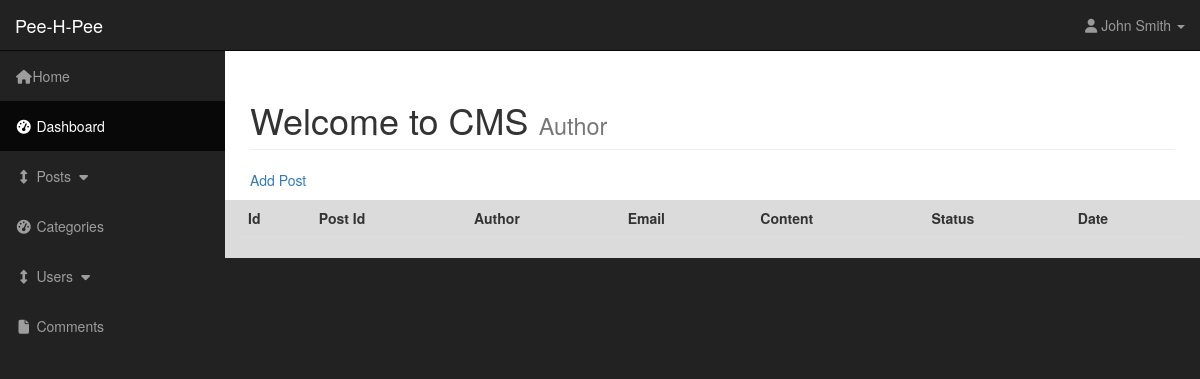
/admin/comments.php, run on an earlier commit of the app's database.
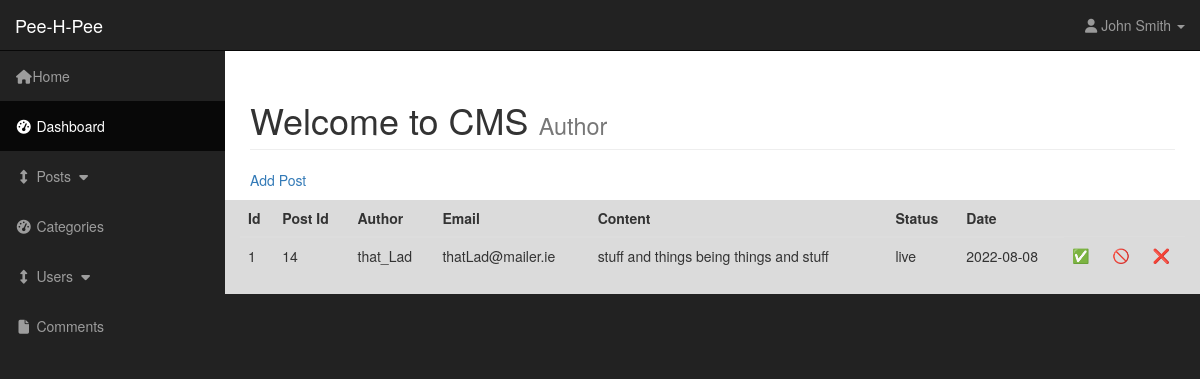
And on a later commit of the database.
### tables this page shows
CREATE TABLE `comments` (
  `comment_id` int(3) NOT NULL,
  `comment_post_id` int(3) NOT NULL,
  `comment_author` varchar(255) NOT NULL,
  `comment_email` varchar(255) NOT NULL,
  `comment_content` text NOT NULL,
  `comment_status` varchar(255) NOT NULL,
  `comment_date` date NOT NULL
);

### admin/includes/view_comments.php (the view, shortened to what this page needs)
<table class="table table-hover">
    <thead>
        <tr>
            <th>Id</th>
            <th>Post Id</th>
            <th>Author</th>
            <th>Email</th>
            <th>Content</th>
            <th>Status</th>
            <th>Date</th>
        </tr>
    </thead>
    <tbody>
        <?php
            while($row = mysqli_fetch_assoc($all_comments)) {
                $comment_id = $row['comment_id'];
                $comment_post_id = $row['comment_post_id'];
                $comment_author = $row['comment_author'];
                $comment_email = $row['comment_email'];
                $comment_content = $row['comment_content'];
                $comment_status = $row['comment_status'];
                $comment_date = $row['comment_date'];
                echo "<tr>";
                echo "<td>{$comment_id}</td>";
                echo "<td>{$comment_post_id}</td>";
                echo "<td>{$comment_author}</td>";
                echo "<td>{$comment_email}</td>";
                echo "<td>{$comment_content}</td>";
                echo "<td>{$comment_status}</td>";
                echo "<td>{$comment_date}</td>";
                echo "<td><a href='comments.php?source=edit_comment&p_id={$comment_id}'>✅</a></td>";
                echo "<td><a href='comments.php?delete={$comment_id}'>🚫</a></td>";
                echo "<td><a href='comments.php?delete={$comment_id}'>❌</a></td>";
                echo "</tr>";
            }
        ?>
    </tbody>
</table>

### admin/comments.php (shortened to what this page needs)
<?php
    include "includes/db.php";
?>
<?php
    $query = "SELECT * FROM comments";
    $all_comments = mysqli_query($connection, $query);
?>
<!DOCTYPE html>
<html lang="en">
<?php
    include "includes/head.php";
?>
<body>
    <div id="wrapper">
        <?php
            include "includes/nav.php";
        ?>
        <?php
            include "includes/main.php";
        ?>
        <div class="container-fluid" id="posts-container">
            <div class="row">
                <div class="col-lg-12">
                    <?php
                        if(isset($_GET['source'])) {
                            $source = $_GET['source'];
                        } else {
                            $source = "";
                        }
                        switch($source) {
                            default:
                                include "includes/view_comments.php";
                        }
                    ?>
                </div>
            </div>
        </div>
    </div>
</body>
</html>

### admin/includes/head.php (shortened to what this page needs)
<head>
    <link href="css/bootstrap.min.css" rel="stylesheet">
    <link href="css/sb-admin.css" rel="stylesheet">
    <link href="font-awesome/css/font-awesome.min.css" rel="stylesheet" type="text/css">
</head>

### admin/includes/nav.php (shortened to what this page needs)
<nav class="navbar navbar-inverse navbar-fixed-top" role="navigation">
    <div class="navbar-header">
        <a class="navbar-brand" href="../index.php">Pee-H-Pee</a>
    </div>
    <ul class="nav navbar-right top-nav">
        <li class="dropdown">
            <a href="#" class="dropdown-toggle" data-toggle="dropdown"><i class="fa fa-user"></i> John Smith <b class="caret"></b></a>
        </li>
    </ul>
    <div class="collapse navbar-collapse navbar-ex1-collapse">
        <ul class="nav navbar-nav side-nav">
            <li>
                <a href="../index.php"><i class="fa fa-fw fa-home"></i>Home</a>
            </li>
            <li class="active">
                <a href="index.php"><i class="fa fa-fw fa-dashboard"></i> Dashboard</a>
            </li>
            <li>
                <a href="javascript:;" data-toggle="collapse" data-target="#posts_dropdown"><i class="fa fa-fw fa-arrows-v"></i> Posts <i class="fa fa-fw fa-caret-down"></i></a>
            </li>
            <li>
                <a href="categories.php"><i class="fa fa-fw fa-dashboard"></i> Categories</a>
            </li>
            <li>
                <a href="javascript:;" data-toggle="collapse" data-target="#users-dropdown"><i class="fa fa-fw fa-arrows-v"></i> Users <i class="fa fa-fw fa-caret-down"></i></a>
            </li>
            <li>
                <a href="comments.php"><i class="fa fa-fw fa-file"></i> Comments</a>
            </li>
        </ul>
    </div>
</nav>

### admin/includes/main.php
<div id="page-wrapper">
    <div class="container-fluid">
        <div class="row">
            <div class="col-lg-12">
                <h1 class="page-header">
                    Welcome to CMS <small>Author</small>
                </h1>
                <a href="posts.php?source=add_post">Add Post</a>
            </div>
        </div>
    </div>
</div>

### admin/css/sb-admin.css (style rules this page uses)
body { margin-top: 100px; background-color: #222; }
@media (min-width:768px) { body { margin-top: 50px; } }
#wrapper { padding-left: 0; }
#page-wrapper { width: 100%; padding: 0; background-color: #fff; }
@media (min-width:768px) { #wrapper { padding-left: 225px; } }
@media (min-width:768px) { #page-wrapper { padding: 10px; } }
.top-nav { padding: 0 15px; }
.top-nav>li { display: inline-block; float: left; }
.top-nav>li>a { padding-top: 15px; padding-bottom: 15px; line-height: 20px; color: #999; }
#cat-container, #posts-container { background-color: rgb(219, 219, 219); }
@media (min-width:768px) { .side-nav { position: fixed; top: 51px; left: 225px; width: 225px; margin-left: -225px; border: none; border-radius: 0; overflow-y: auto; background-color: #222; } }
@media (min-width:768px) { .side-nav>li>a { width: 225px; } }

What changed in the data, as far as the page shows it:
added comments: comment_id "1", comment_post "14", comment_author "that_Lad", comment_email "thatLad@mailer.ie", comment_content "stuff and things being things and stuff", comment_status "live", comment_date "2022-08-08"
